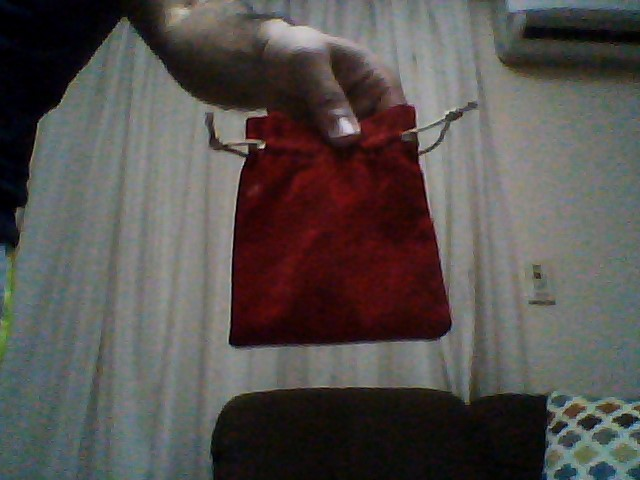
#> input picture red_bag.jpg, 640 x 480 px
$ python RedPixelsDetector.py
#> lines starting #> are read from the running program, lines starting #| are printed output that depends on the picture; after the words box and inside, x2 and y2 are one past the last pixel; in counts of white or black regions, pixels touching at a corner belong together
import cv2
import numpy as np

# Load the image
image_path = "red_bag.jpg"
image = cv2.imread(image_path)
#> image is the input picture: shape (480, 640, 3); mean B, G, R 78.4, 80.7, 85.5

# Convert the image to HSV color space
hsv_image = cv2.cvtColor(image, cv2.COLOR_BGR2HSV)
#> hsv_image: shape (480, 640, 3); mean H, S, V 71.4, 72.6, 90.7

# Define the range for red color in HSV
lower_red1 = np.array([0, 70, 50])
upper_red1 = np.array([10, 255, 255])
lower_red2 = np.array([170, 70, 50])
upper_red2 = np.array([180, 255, 255])

# Create masks for the red color
mask1 = cv2.inRange(hsv_image, lower_red1, upper_red1)
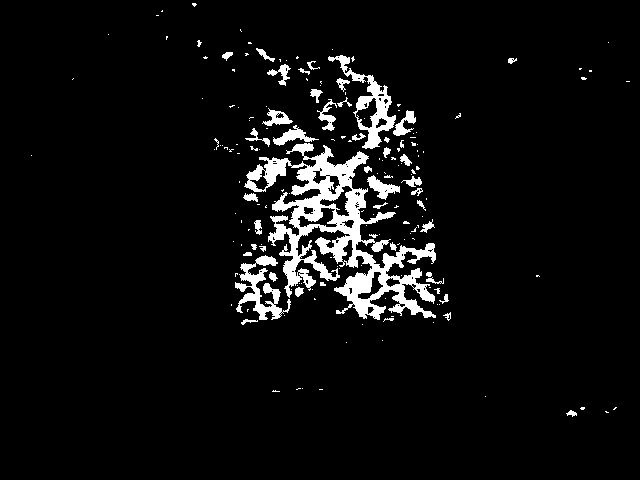
#> mask1: shape (480, 640); 5.6% white; 176 white regions (129 under 20 px), largest, box (x1, y1, x2, y2) and area: (244, 143, 436, 320) 10468, (328, 55, 396, 149) 1518, (235, 255, 291, 320) 1313
mask2 = cv2.inRange(hsv_image, lower_red2, upper_red2)
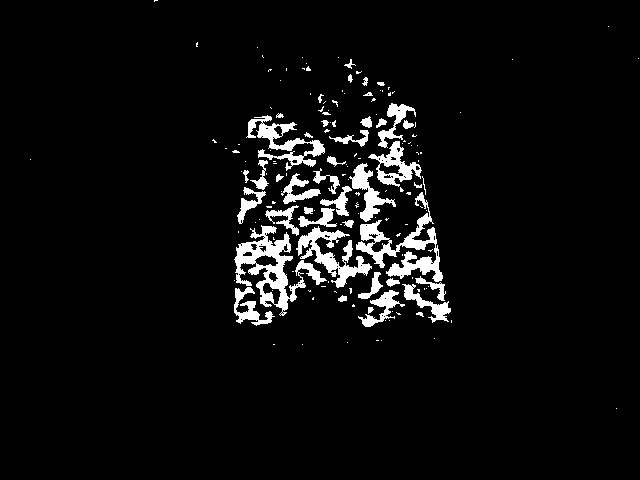
#> mask2: shape (480, 640); 5.2% white; 157 white regions (114 under 20 px), largest, box (x1, y1, x2, y2) and area: (234, 225, 327, 316) 2620, (356, 192, 443, 282) 2241, (296, 226, 372, 288) 1516
red_mask = cv2.bitwise_or(mask1, mask2)
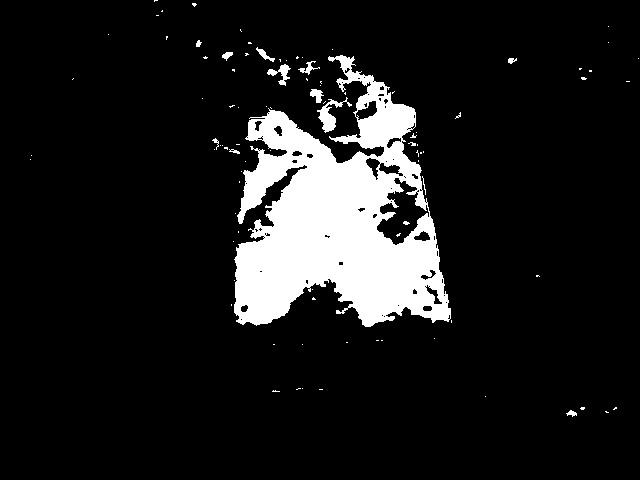
#> red_mask: shape (480, 640); 10.8% white; 93 white regions (80 under 20 px), largest, box (x1, y1, x2, y2) and area: (234, 55, 451, 327) 31753, (317, 97, 352, 133) 392, (267, 64, 291, 86) 196

# Count the number of red pixels
red_pixel_count = cv2.countNonZero(red_mask)
#> red_pixel_count = 33223

print(f"Number of red pixels: {red_pixel_count}")
#| Number of red pixels: 33223

# Optional: Display the mask
cv2.imshow("Red Mask", red_mask)
cv2.waitKey(0)
cv2.destroyAllWindows()

$ run again, with Ref_image.jpg copied over red_bag.jpg
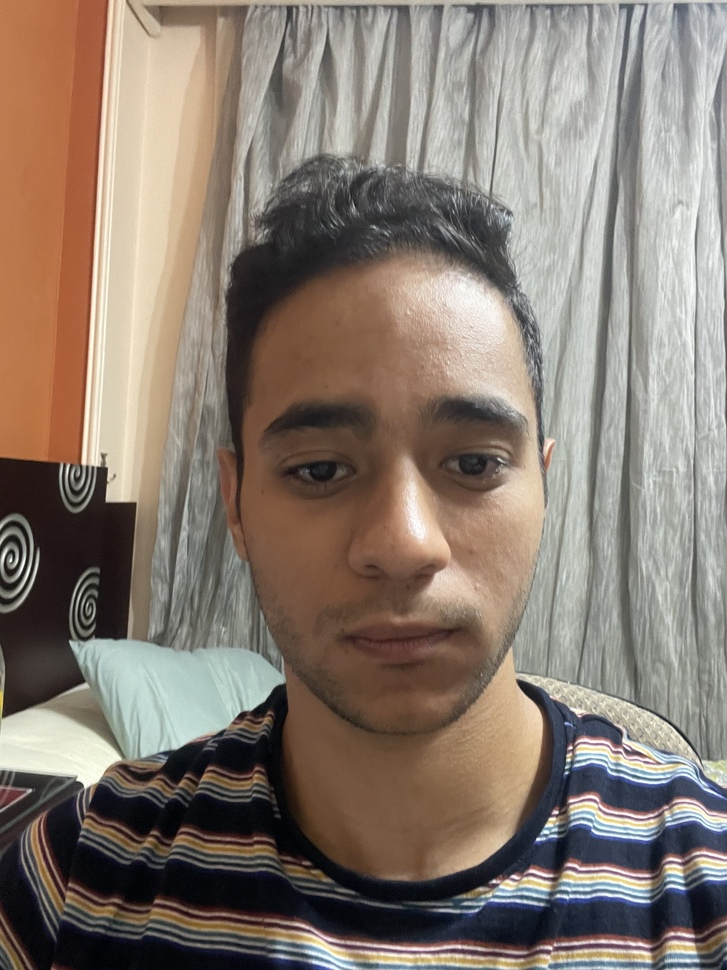
#> input picture Ref_image.jpg, 727 x 970 px, shrunk from 2316 x 3088 before the run
#> image is the input picture: shape (970, 727, 3); mean B, G, R 112.8, 123.3, 136.1
#> hsv_image: shape (970, 727, 3); mean H, S, V 41.8, 60.4, 139.2
#> `mask1 = cv2.inRange(hsv_image, lower_red1, upper_red1)`:
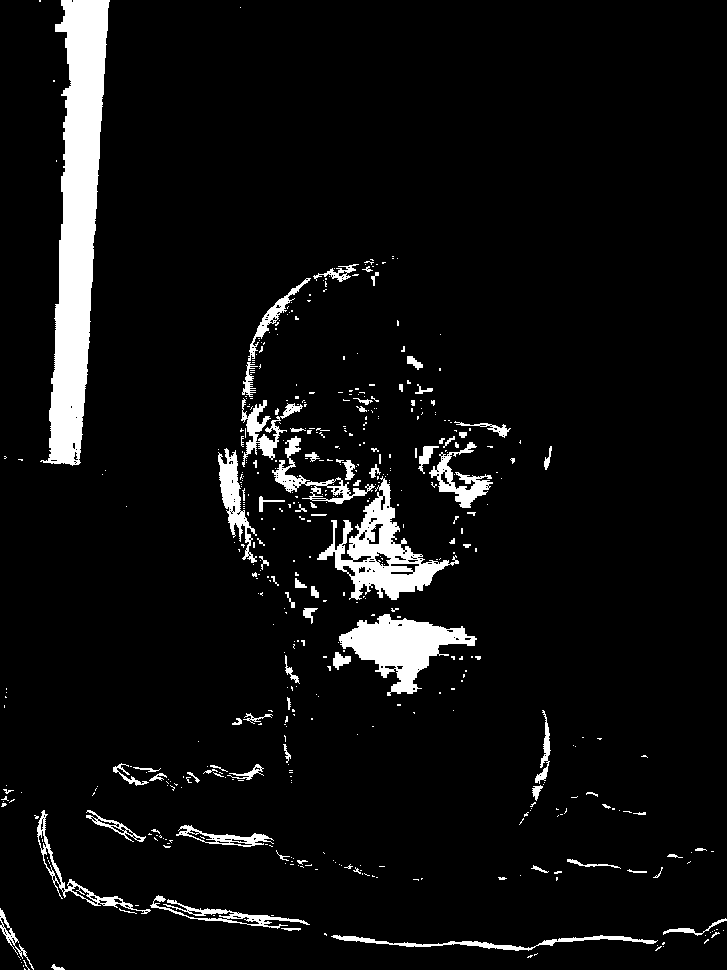
#> mask1: shape (970, 727); 6.2% white; 486 white regions (398 under 20 px), largest, box (x1, y1, x2, y2) and area: (40, 0, 110, 466) 16509, (317, 476, 459, 600) 5379, (339, 614, 477, 696) 4974
#> mask2: shape (970, 727); 0.23% white in thin lines or dots, all inside (x1, y1, x2, y2) = (0, 738, 727, 970)
#> `red_mask = cv2.bitwise_or(mask1, mask2)`:
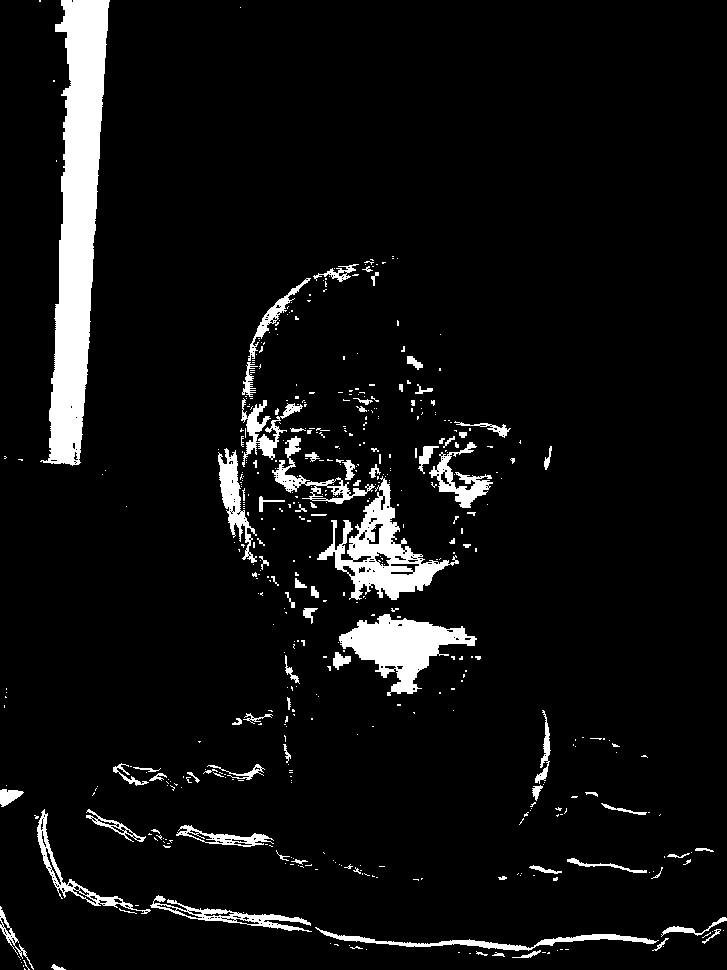
#> red_mask: shape (970, 727); 6.5% white; 486 white regions (397 under 20 px), largest, box (x1, y1, x2, y2) and area: (40, 0, 110, 466) 16509, (317, 476, 459, 600) 5379, (339, 614, 477, 696) 4974
#> red_pixel_count = 45668
#| Number of red pixels: 45668
